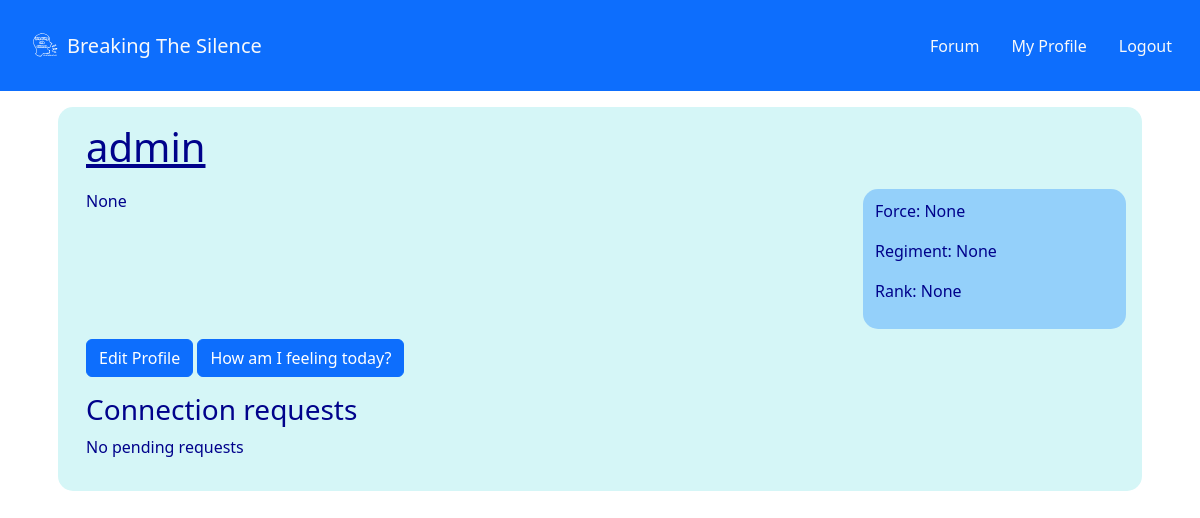
Before: /profiles/admin/ (signed in) with the older database file.
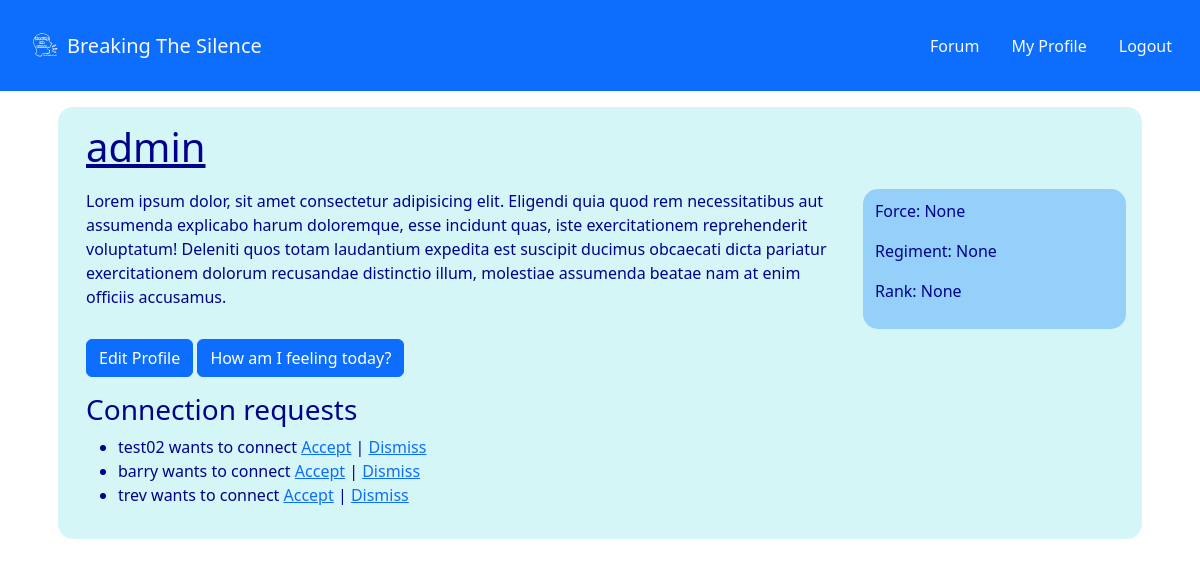
After: the same page with the newer database file.
### profiles/models.py (models this page shows, shortened)
class UserProfile(models.Model):
    FORCES_CHOICES = (
        ('army', 'Army'),
        ('navy', 'Navy'),
        ('air_force', 'Air Force'),
        ('marines', 'Marines'),
    )
    user = models.OneToOneField(User, on_delete=models.CASCADE)
    story = models.TextField(blank=True, null=True)
    is_anonymous = models.BooleanField(default=False)
    force = models.CharField(max_length=50, choices=FORCES_CHOICES, null=True, blank=True)
    regiment = models.CharField(max_length=100, null=True, blank=True)
    rank = models.CharField(max_length=50, null=True, blank=True)

### connections/models.py (models this page shows, shortened)
class ConnectionRequest(models.Model):
    sender = models.ForeignKey(User, on_delete=models.CASCADE, related_name='sent_requests')
    receiver = models.ForeignKey(User, on_delete=models.CASCADE, related_name='received_requests')
    created_at = models.DateTimeField(auto_now_add=True)
    accepted = models.BooleanField(default=False)
    dismissed = models.BooleanField(default=False)
    class Meta:
        constraints = [
            models.UniqueConstraint(fields=['sender', 'receiver'], name='unique_match')
        ]

### profiles/views.py (the view)
# urls.py: path('<str:username>/', views.user_profile, name='user_profile'),
@login_required
def user_profile(request, username):
    user_profile = get_object_or_404(UserProfile, user__username=username)
    display_username = "Anonymous" if user_profile.is_anonymous else user_profile.user.username
    context = {'user_profile': user_profile, 'display_username': display_username}
    return render(request, 'profiles/user_profile.html', context)

### home/contexts.py (called while the page is built)
def connect_context(request):
    if request.user.is_authenticated:
        connection_requests = ConnectionRequest.objects.filter(
            receiver=request.user,
            accepted=False,
            dismissed=False
            )
    else:
        connection_requests = []
    context = {
        'connection_requests': connection_requests,
    }
    return context

### profiles/templates/profiles/user_profile.html
{% extends "base.html" %}
{% block content %}
<section class="user_profile_section m-3 p-3">
  <div class="container">
  <div class="row">
    <div class="col-12">
      <h1 class="user_profile_title">{{ display_username }}</h1>
    </div>
    <div class="col-12 col-lg-9">
      <p class="user_profile_story">{{ user_profile.story }}</p>
    </div>
    <div class="col-12 col-lg-3 user_profile_key_info">
      <p class="user_profile_key_info_text">Force: {{ user_profile.force }}</p>
      <p class="user_profile_key_info_text">Regiment: {{ user_profile.regiment }}</p>
      <p class="user_profile_key_info_text">Rank: {{ user_profile.rank }}</p>
    </div>
  </div>
        {% if request.user == user_profile.user %}
        <a href="{% url 'edit_user_profile' %}" class="btn btn-primary">Edit Profile</a>
        <a href="{% url 'user_check_in' %}" class="btn btn-primary">How am I feeling today?</a>
        {% endif %}
        <p>{% include 'profiles/includes/requests.html' %}</p>
      </div>
</section>
{% endblock %}

### templates/base.html (shortened to what this page needs)
{% load static %}
<!DOCTYPE html>
<html lang="en">
<head>
    <link rel="stylesheet" href="{% static 'css/base.css' %}">
    <link href="https://cdn.jsdelivr.net/npm/bootstrap@5.2.3/dist/css/bootstrap.min.css" rel="stylesheet"
>
    {% load static %}
</head>
<body>
    <nav class="navbar navbar-expand-lg bg-primary">
        <div class="container-fluid">
            <a class="navbar-brand text-light collapse navbar-collapse" href="{% url 'home' %}">
                <img src="/static/img/brand_logo_white.svg" alt="Logo" width="45" height="45"
                    class="d-inline-block align-text-top img-border-primary">
                Breaking The Silence
            </a>
            <div class="d-flex">
                <ul class="navbar-nav me-auto mb-2 mb-lg-0 float-right">
                    <li class="nav-item">
                        <a class="nav-link text-light" href="{% url 'topics' %}">Forum</a>
                    </li>
                    {% if user.is_authenticated %}
                    <li class="nav-item">
                        <a class="nav-link text-light" href="{% url 'user_profile' username=user.username %}">My
                            Profile</a>
                    </li>
                    <li class="nav-item">
                        <a class="nav-link text-light" href="{% url 'account_logout' %}">Logout</a>
                    </li>
                    {% else %}
                    <li class="nav-item">
                        <a class="nav-link text-light" href="{% url 'account_login' %}">Sign In</a>
                    </li>
                    {% endif %}
                </ul>
            </div>
        </div>
    </nav>
    <main class="container">
        {% block content %}{% endblock %}
    </main>
</body>
</html>

### profiles/templates/profiles/includes/requests.html
<h3>Connection requests</h3>
{% if connection_requests %}
<ul>
    {% for connection in connection_requests %}
        <li>
            {{ connection.sender }} wants to connect
            <a href="{% url 'handle_connection' connection.pk 'accept' %}">Accept</a> |
             <a href="{% url 'handle_connection' connection.pk 'dismiss' %}">Dismiss</a></li>
    {% endfor %}
</ul>
{% else %}
    <p>No pending requests</p>
{% endif %}

### static/css/base.css (style rules this page uses)
nav a { margin: 0.5em; }
a, nav>homemenu { color: #fff4f3; }
:root { --primary: #00028b; --secondary: rgb(213, 246, 247); --tertiary: rgba(0, 123, 255, 0.307); --padding: 1rem; }
.edit_user_profile_title, .user_profile_title, .checkin_form_title, .tracker_form_title { color: var(--primary); text-decoration: underline; overflow-x: hidden; }
.user_profile_section, .edit_user_profile_section, .checkin_form_section { margin: 2%; color: var(--primary); background-color:var(--secondary); border-color: var(--primary); border-width: 5px; border-radius: 15px; }
.user_profile_title, .edit_user_profile_title { color: var(--primary); text-decoration: underline; padding-bottom: 10px; }
.user_profile_story { color: var(--primary); padding-bottom: 10px; }
.user_profile_key_info { background-color: var(--tertiary); padding: 10px; border-color: #000000; border-width: 10px; border-radius: 15px; margin-bottom: 10px; }
.user_profile_key_info_text { color: var(--primary); }

Changed rows visible on the page:
changed UserProfile "None": story "None" → "Lorem ipsum dolor, sit amet consectetur adipisicing elit. Eligendi quia quod rem necessitatibus aut assumenda explicabo harum doloremque, esse incidunt quas, iste exercitationem reprehenderit voluptatum! Deleniti quos totam laudantium expedita est suscipit ducimus obcaecati dicta pariatur exercitationem dolorum recusandae distinctio illum, molestiae assumenda beatae nam at enim officiis accusamus."
added ConnectionRequest: sender "test02"
added ConnectionRequest: sender "barry"
added ConnectionRequest: sender "trev"
Other visible differences:
text no longer shown: "No pending requests"
